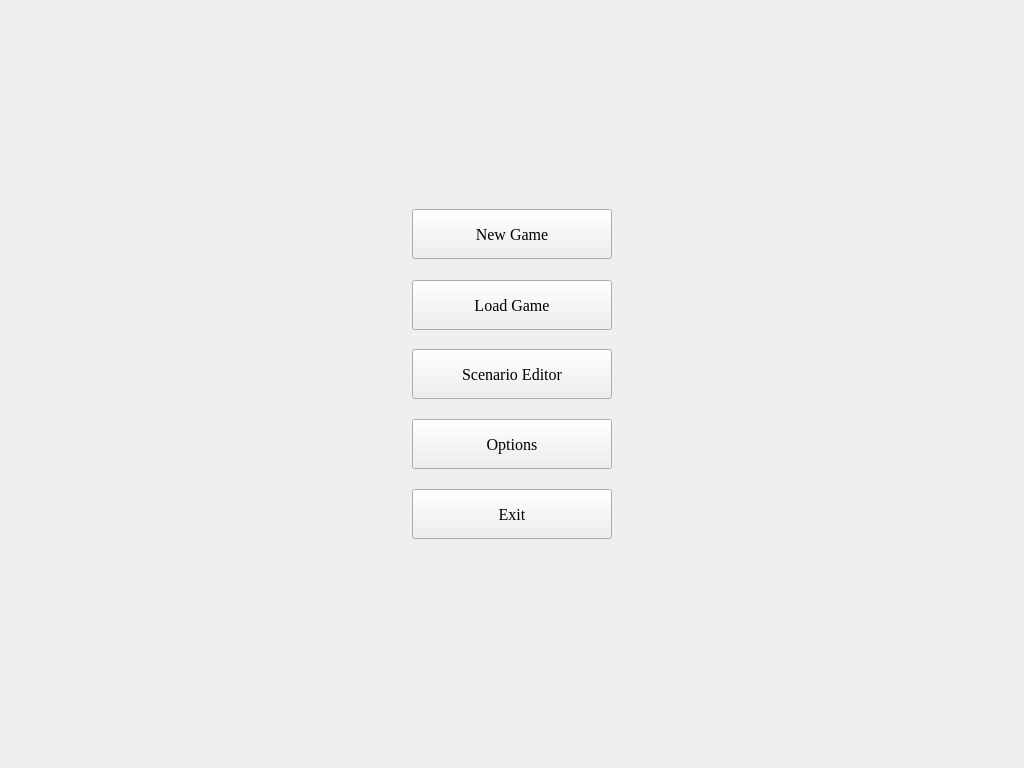
<?xml version="1.0" encoding="UTF-8"?>
<ui version="4.0">
 <class>MainMenuWindow</class>
 <widget class="QWidget" name="MainMenuWindow">
  <property name="geometry">
   <rect>
    <x>0</x>
    <y>0</y>
    <width>1024</width>
    <height>768</height>
   </rect>
  </property>
  <property name="windowTitle">
   <string>MainMenuWidnow</string>
  </property>
  <property name="windowOpacity">
   <double>1.000000000000000</double>
  </property>
  <property name="styleSheet">
   <string notr="true">QPushButton {background-image: url(gfx/button1.png);}
</string>
  </property>
  <widget class="QPushButton" name="newGameButton">
   <property name="geometry">
    <rect>
     <x>412</x>
     <y>209</y>
     <width>200</width>
     <height>50</height>
    </rect>
   </property>
   <property name="sizePolicy">
    <sizepolicy hsizetype="Fixed" vsizetype="Fixed">
     <horstretch>0</horstretch>
     <verstretch>0</verstretch>
    </sizepolicy>
   </property>
   <property name="minimumSize">
    <size>
     <width>200</width>
     <height>50</height>
    </size>
   </property>
   <property name="font">
    <font>
     <family>Times New Roman</family>
     <pointsize>12</pointsize>
    </font>
   </property>
   <property name="styleSheet">
    <string notr="true"/>
   </property>
   <property name="text">
    <string>New Game</string>
   </property>
  </widget>
  <widget class="QPushButton" name="loadGameButton">
   <property name="geometry">
    <rect>
     <x>412</x>
     <y>280</y>
     <width>200</width>
     <height>50</height>
    </rect>
   </property>
   <property name="sizePolicy">
    <sizepolicy hsizetype="Fixed" vsizetype="Fixed">
     <horstretch>0</horstretch>
     <verstretch>0</verstretch>
    </sizepolicy>
   </property>
   <property name="minimumSize">
    <size>
     <width>200</width>
     <height>50</height>
    </size>
   </property>
   <property name="font">
    <font>
     <family>Times New Roman</family>
     <pointsize>12</pointsize>
    </font>
   </property>
   <property name="text">
    <string>Load Game</string>
   </property>
  </widget>
  <widget class="QPushButton" name="scenarioEditorButton">
   <property name="geometry">
    <rect>
     <x>412</x>
     <y>349</y>
     <width>200</width>
     <height>50</height>
    </rect>
   </property>
   <property name="sizePolicy">
    <sizepolicy hsizetype="Fixed" vsizetype="Fixed">
     <horstretch>0</horstretch>
     <verstretch>0</verstretch>
    </sizepolicy>
   </property>
   <property name="minimumSize">
    <size>
     <width>200</width>
     <height>50</height>
    </size>
   </property>
   <property name="font">
    <font>
     <family>Times New Roman</family>
     <pointsize>12</pointsize>
    </font>
   </property>
   <property name="text">
    <string>Scenario Editor</string>
   </property>
  </widget>
  <widget class="QPushButton" name="optionsButton">
   <property name="geometry">
    <rect>
     <x>412</x>
     <y>419</y>
     <width>200</width>
     <height>50</height>
    </rect>
   </property>
   <property name="sizePolicy">
    <sizepolicy hsizetype="Fixed" vsizetype="Fixed">
     <horstretch>0</horstretch>
     <verstretch>0</verstretch>
    </sizepolicy>
   </property>
   <property name="minimumSize">
    <size>
     <width>200</width>
     <height>50</height>
    </size>
   </property>
   <property name="font">
    <font>
     <family>Times New Roman</family>
     <pointsize>12</pointsize>
    </font>
   </property>
   <property name="text">
    <string>Options</string>
   </property>
  </widget>
  <widget class="QPushButton" name="exitButton">
   <property name="geometry">
    <rect>
     <x>412</x>
     <y>489</y>
     <width>200</width>
     <height>50</height>
    </rect>
   </property>
   <property name="sizePolicy">
    <sizepolicy hsizetype="Fixed" vsizetype="Fixed">
     <horstretch>0</horstretch>
     <verstretch>0</verstretch>
    </sizepolicy>
   </property>
   <property name="minimumSize">
    <size>
     <width>200</width>
     <height>50</height>
    </size>
   </property>
   <property name="font">
    <font>
     <family>Times New Roman</family>
     <pointsize>12</pointsize>
    </font>
   </property>
   <property name="text">
    <string>Exit</string>
   </property>
  </widget>
 </widget>
 <resources/>
 <connections/>
</ui>
